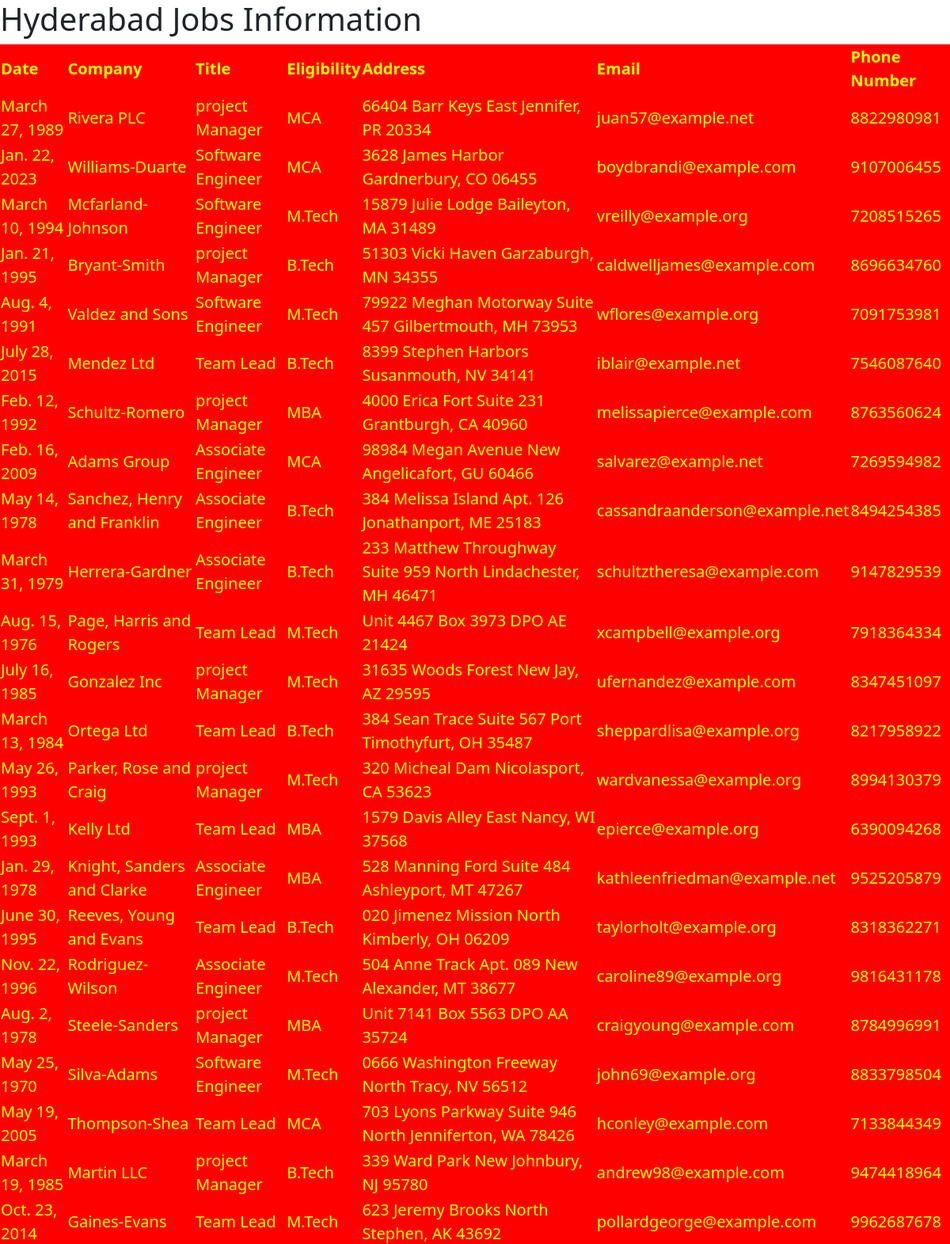
Page /HydJobs/ (upper part) on the committed database.
### testapp/models.py (models this page shows)
class HydJobs(models.Model):
    date=models.DateField()
    company=models.CharField(max_length=100)
    title=models.CharField(max_length=100)
    eligibility=models.CharField(max_length=100)
    address=models.CharField(max_length=100)
    email=models.EmailField()
    phonenumber=models.BigIntegerField()

### testapp/views.py (the view)
# urls.py: path('HydJobs/', views.hydjobs_view),
def hydjobs_view(request):
    jobs_list=HydJobs.objects.all()
    type='hydjobs'
    my_dict={'jobs_list':jobs_list,'type':type}
    return render(request,'testapp/jobs1.html',my_dict)

### templates/testapp/jobs1.html (shortened to what this page needs)
<!DOCTYPE html>
{%load static%}
<html lang="en">
<head>
    <link href="https://cdn.jsdelivr.net/npm/bootstrap@5.3.1/dist/css/bootstrap.min.css" rel="stylesheet">
    <link rel="stylesheet" href="{%static 'css/job1.css' %}">
  </head>
  <body>
    <h1>Hyderabad Jobs Information</h1>
    {% if jobs_list %}
    <table border="2">
      <thead>
        <th>Date</th>
        <th>Company</th>
        <th>Title</th>
        <th>Eligibility</th>
        <th>Address</th>
        <th>Email</th>
        <th>Phone Number</th>
      </thead>
      {% for job in jobs_list %}
      <tr>
        <td>{{job.date}}</td>
        <td>{{job.company}}</td>
        <td>{{job.title}}</td>
        <td>{{job.eligibility}}</td>
        <td>{{job.address}}</td>
        <td>{{job.email}}</td>
        <td>{{job.phonenumber}}</td>
      </tr>
      {% endfor %}
    </table>
    {% else %}
    <p>No Jobs In Hyderabad</p>
    {% endif %}
  </body>
</html>

### static/css/job1.css (style rules this page uses)
table { border:3px; color: yellow; background: red; margin: auto; font-size: 20px; }

### rows in the picture
HydJobs: date "March 27, 1989", company "Rivera PLC", title "project Manager", eligibility "MCA", address "66404 Barr Keys East Jennifer, PR 20334", email "juan57@example.net", phonenumber "8822980981"
HydJobs: date "Jan. 22, 2023", company "Williams-Duarte", title "Software Engineer", eligibility "MCA", address "3628 James Harbor Gardnerbury, CO 06455", email "boydbrandi@example.com", phonenumber "9107006455"
HydJobs: date "March 10, 1994", company "Mcfarland-Johnson", title "Software Engineer", eligibility "M.Tech", address "15879 Julie Lodge Baileyton, MA 31489", email "vreilly@example.org", phonenumber "7208515265"
HydJobs: date "Jan. 21, 1995", company "Bryant-Smith", title "project Manager", eligibility "B.Tech", address "51303 Vicki Haven Garzaburgh, MN 34355", email "caldwelljames@example.com", phonenumber "8696634760"
HydJobs: date "Aug. 4, 1991", company "Valdez and Sons", title "Software Engineer", eligibility "M.Tech", address "79922 Meghan Motorway Suite 457 Gilbertmouth, MH 73953", email "wflores@example.org", phonenumber "7091753981"
HydJobs: date "July 28, 2015", company "Mendez Ltd", title "Team Lead", eligibility "B.Tech", address "8399 Stephen Harbors Susanmouth, NV 34141", email "iblair@example.net", phonenumber "7546087640"
HydJobs: date "Feb. 12, 1992", company "Schultz-Romero", title "project Manager", eligibility "MBA", address "4000 Erica Fort Suite 231 Grantburgh, CA 40960", email "melissapierce@example.com", phonenumber "8763560624"
HydJobs: date "Feb. 16, 2009", company "Adams Group", title "Associate Engineer", eligibility "MCA", address "98984 Megan Avenue New Angelicafort, GU 60466", email "salvarez@example.net", phonenumber "7269594982"
HydJobs: date "May 14, 1978", company "Sanchez, Henry and Franklin", title "Associate Engineer", eligibility "B.Tech", address "384 Melissa Island Apt. 126 Jonathanport, ME 25183", email "cassandraanderson@example.net", phonenumber "8494254385"
HydJobs: date "March 31, 1979", company "Herrera-Gardner", title "Associate Engineer", eligibility "B.Tech", address "233 Matthew Throughway Suite 959 North Lindachester, MH 46471", email "schultztheresa@example.com", phonenumber "9147829539"
HydJobs: date "Aug. 15, 1976", company "Page, Harris and Rogers", title "Team Lead", eligibility "M.Tech", address "Unit 4467 Box 3973 DPO AE 21424", email "xcampbell@example.org", phonenumber "7918364334"
HydJobs: date "July 16, 1985", company "Gonzalez Inc", title "project Manager", eligibility "M.Tech", address "31635 Woods Forest New Jay, AZ 29595", email "ufernandez@example.com", phonenumber "8347451097"
HydJobs: date "March 13, 1984", company "Ortega Ltd", title "Team Lead", eligibility "B.Tech", address "384 Sean Trace Suite 567 Port Timothyfurt, OH 35487", email "sheppardlisa@example.org", phonenumber "8217958922"
HydJobs: date "May 26, 1993", company "Parker, Rose and Craig", title "project Manager", eligibility "M.Tech", address "320 Micheal Dam Nicolasport, CA 53623", email "wardvanessa@example.org", phonenumber "8994130379"
HydJobs: date "Sept. 1, 1993", company "Kelly Ltd", title "Team Lead", eligibility "MBA", address "1579 Davis Alley East Nancy, WI 37568", email "epierce@example.org", phonenumber "6390094268"
HydJobs: date "Jan. 29, 1978", company "Knight, Sanders and Clarke", title "Associate Engineer", eligibility "MBA", address "528 Manning Ford Suite 484 Ashleyport, MT 47267", email "kathleenfriedman@example.net", phonenumber "9525205879"
HydJobs: date "June 30, 1995", company "Reeves, Young and Evans", title "Team Lead", eligibility "B.Tech", address "020 Jimenez Mission North Kimberly, OH 06209", email "taylorholt@example.org", phonenumber "8318362271"
HydJobs: date "Nov. 22, 1996", company "Rodriguez-Wilson", title "Associate Engineer", eligibility "M.Tech", address "504 Anne Track Apt. 089 New Alexander, MT 38677", email "caroline89@example.org", phonenumber "9816431178"
HydJobs: date "Aug. 2, 1978", company "Steele-Sanders", title "project Manager", eligibility "MBA", address "Unit 7141 Box 5563 DPO AA 35724", email "craigyoung@example.com", phonenumber "8784996991"
HydJobs: date "May 25, 1970", company "Silva-Adams", title "Software Engineer", eligibility "M.Tech", address "0666 Washington Freeway North Tracy, NV 56512", email "john69@example.org", phonenumber "8833798504"
HydJobs: date "May 19, 2005", company "Thompson-Shea", title "Team Lead", eligibility "MCA", address "703 Lyons Parkway Suite 946 North Jenniferton, WA 78426", email "hconley@example.com", phonenumber "7133844349"
HydJobs: date "March 19, 1985", company "Martin LLC", title "project Manager", eligibility "B.Tech", address "339 Ward Park New Johnbury, NJ 95780", email "andrew98@example.com", phonenumber "9474418964"
HydJobs: date "Oct. 23, 2014", company "Gaines-Evans", title "Team Lead", eligibility "M.Tech", address "623 Jeremy Brooks North Stephen, AK 43692", email "pollardgeorge@example.com", phonenumber "9962687678"
